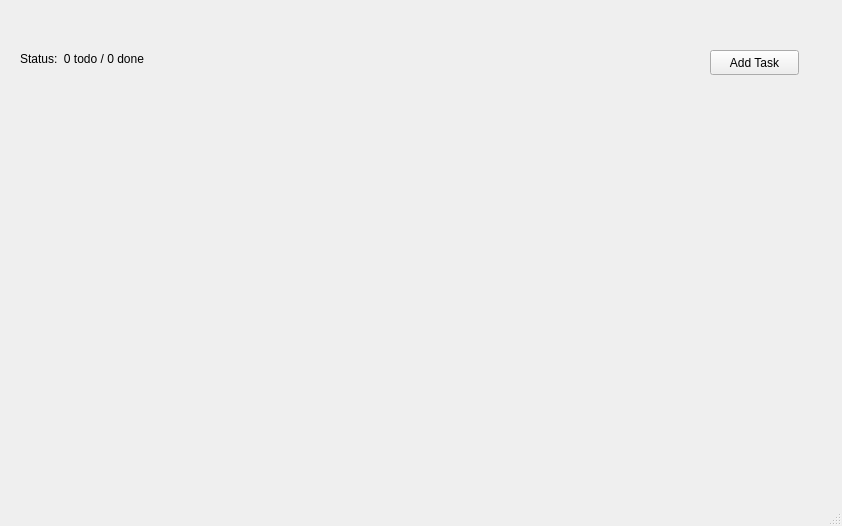
<?xml version="1.0" encoding="UTF-8"?>
<ui version="4.0">
 <class>MainWindow</class>
 <widget class="QMainWindow" name="MainWindow">
  <property name="geometry">
   <rect>
    <x>0</x>
    <y>0</y>
    <width>842</width>
    <height>526</height>
   </rect>
  </property>
  <property name="windowTitle">
   <string>MainWindow</string>
  </property>
  <widget class="QWidget" name="centralwidget">
   <widget class="QLabel" name="statusLabel">
    <property name="geometry">
     <rect>
      <x>20</x>
      <y>50</y>
      <width>161</width>
      <height>17</height>
     </rect>
    </property>
    <property name="text">
     <string>Status:  0 todo / 0 done</string>
    </property>
   </widget>
   <widget class="QPushButton" name="addTaskButton">
    <property name="geometry">
     <rect>
      <x>710</x>
      <y>50</y>
      <width>89</width>
      <height>25</height>
     </rect>
    </property>
    <property name="text">
     <string>Add Task</string>
    </property>
   </widget>
  </widget>
  <widget class="QMenuBar" name="menubar">
   <property name="geometry">
    <rect>
     <x>0</x>
     <y>0</y>
     <width>842</width>
     <height>22</height>
    </rect>
   </property>
  </widget>
  <widget class="QStatusBar" name="statusbar"/>
 </widget>
 <resources/>
 <connections/>
</ui>
